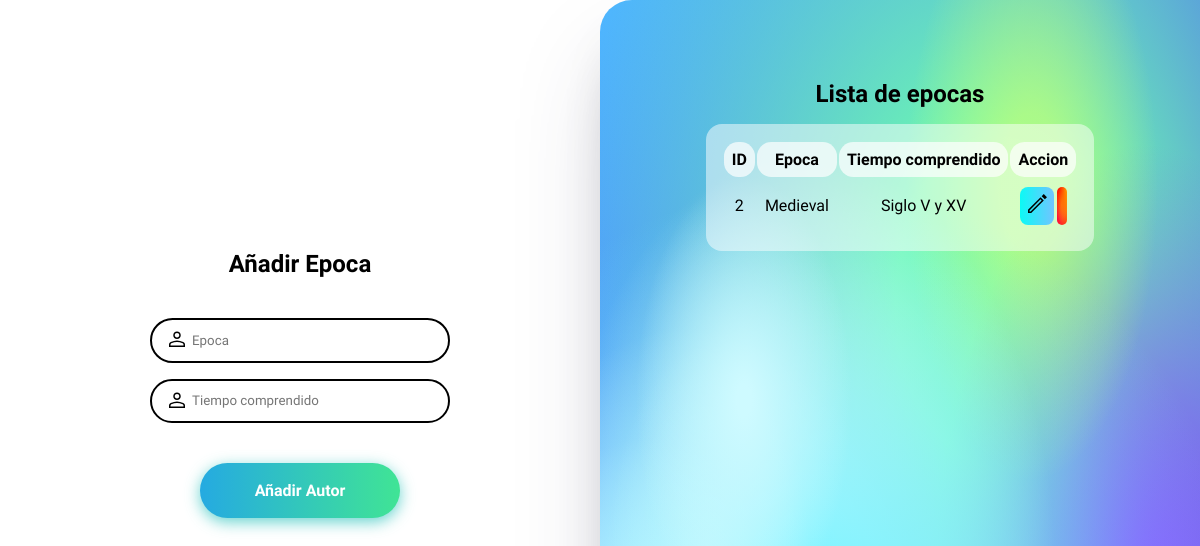
Screenshot of /agregarEpoca.php with the database file from the repository.
### tables this page shows
CREATE TABLE `epocas` (
  `IdEpoca` int(11) NOT NULL,
  `Epoca` varchar(255) NOT NULL,
  `TiempoComprendido` varchar(255) NOT NULL
);

### epocasList.php (the view, shortened to what this page needs)
<?php
include 'db.php';
include 'page/header.php';
?>
    <main>
            <div class="main-header">
                <h2>Lista de epocas</h2>
            </div>
        <table>
            <tr>
                <th>ID</th>
                <th>Epoca</th>
                <th>Tiempo comprendido</th>
                <th>Accion</th>
            </tr>
                <?php
                $query = "SELECT * FROM epocas";
                $result = mysqli_query($con, $query);
                while ($row = mysqli_fetch_array($result)) { ?>
                    <tr>
                            <td><?php echo $row['IdEpoca'] ?></td>
                            <td><?php echo $row['Epoca'] ?></td>
                            <td><?php echo $row['TiempoComprendido'] ?></td>
                            <td>
                            <div class="buttons">
                                <a id="edit-user" href="editEpoca.php?idEpoca=<?php echo $row['IdEpoca'] ?>"><img class="icons" src="./icons/edit.svg" alt=""></a>
                                <a id="delete-user" href="epocasList.php?borrar=<?php echo $row['IdEpoca'] ?>"> <img class="icons" src="./icons/remove.svg" alt=""></a>
                            </div>
                            </td>
                    </tr>
                <?php } ?>
        </table>
    </main>
</div>

### styles/styles.css (style rules this page uses)
* { padding: 0; margin: 0; font-family: "Questrial", sans-serif; -webkit-box-sizing: border-box; -moz-box-sizing: border-box; box-sizing: border-box; }
main { box-shadow: rgba(50, 50, 93, 0.25) 0px 50px 100px -20px, rgba(0, 0, 0, 0.3) 0px 30px 60px -30px; background-size: 100% 100%; background-position: 0px 0px, 0px 0px, 0px 0px, 0px 0px, 0px 0px, 0px 0px, 0px 0px, 0px 0px, 0px 0px, 0px 0px, 0px 0px; background-image: radial-gradient( 18% 28% at 24% 50%, #cefaffff 7%, #073aff00 100% ), radial-gradient(17% 28% at 18% 71%, #ffffff59 6%, #073aff00 100%), radial-gradient(70% 53% at 36% 76%, #73f2ffff 0%, #073aff00 100%), radial-gradient(42% 53% at 15% 94%, #ffffffff 7%, #073aff00 100%), radial-gradient(42% 53% at 34% 72%, #ffffffff 7%, #073aff00 100%), radial-gradient(18% 28% at 35% 87%, #ffffffff 7%, #073aff00 100%), radial-gradient(31% 43% at 7% 98%, #ffffffff 24%, #073aff00 100%), radial-gradient(21% 37% at 72% 23%, #d3ff6d9c 24%, #073aff00 100%), radial-gradient(35% 56% at 91% 74%, #8a4ffff5 9%, #073aff00 100%), radial-gradient(74% 86% at 67% 38%, #6dffaef5 24%, #073aff00 100%), linear-gradient(125deg, #4eb5ffff 1%, #4c00fcff 100%); border-radius: 2rem 0 0rem 2rem; padding: 5rem; }
.main-header { text-align: center; margin-bottom: 1rem; }
main { display: flex; flex-direction: column; top: 10px; }
table { margin: 0 auto; background-color: rgba(255, 255, 255, 0.5); border-radius: 1rem; padding: 1rem; font-size: 1rem; }
.icons { width: 1.5rem; }
th { border-radius: 0.9rem; padding: 0.5rem; background-color: rgba(255, 255, 255, 0.7); }
td { text-align: center; padding: 0.5rem; }
td a { text-decoration: none; color: #000; padding: 0.3rem; border-radius: 0.5rem; }
#delete-user { background-size: 100% 100%; background-position: 0px 0px, 0px 0px, 0px 0px, 0px 0px, 0px 0px; background-image: radial-gradient( 49% 81% at 45% 47%, #ffe20345 0%, #073aff00 100% ), radial-gradient(113% 91% at 17% -2%, #ff0000ff 1%, #ff000000 99%), radial-gradient(142% 91% at 83% 7%, #ffdb00ff 1%, #ff000000 99%), radial-gradient(142% 91% at -6% 74%, #ff0049ff 1%, #ff000000 99%), radial-gradient(142% 91% at 111% 84%, #ff7000ff 0%, #ff0000ff 100%); }
#edit-user { background-size: 100% 100%; background-position: 0px 0px; background-image: linear-gradient(90deg, #0cfaf5ff 0%, #71c4ffff 100%); }
td .buttons { display: flex; justify-content: space-around; }

### rows the page displays
epocas: IdEpoca "2", Epoca "Medieval", TiempoComprendido "Siglo V y XV"
